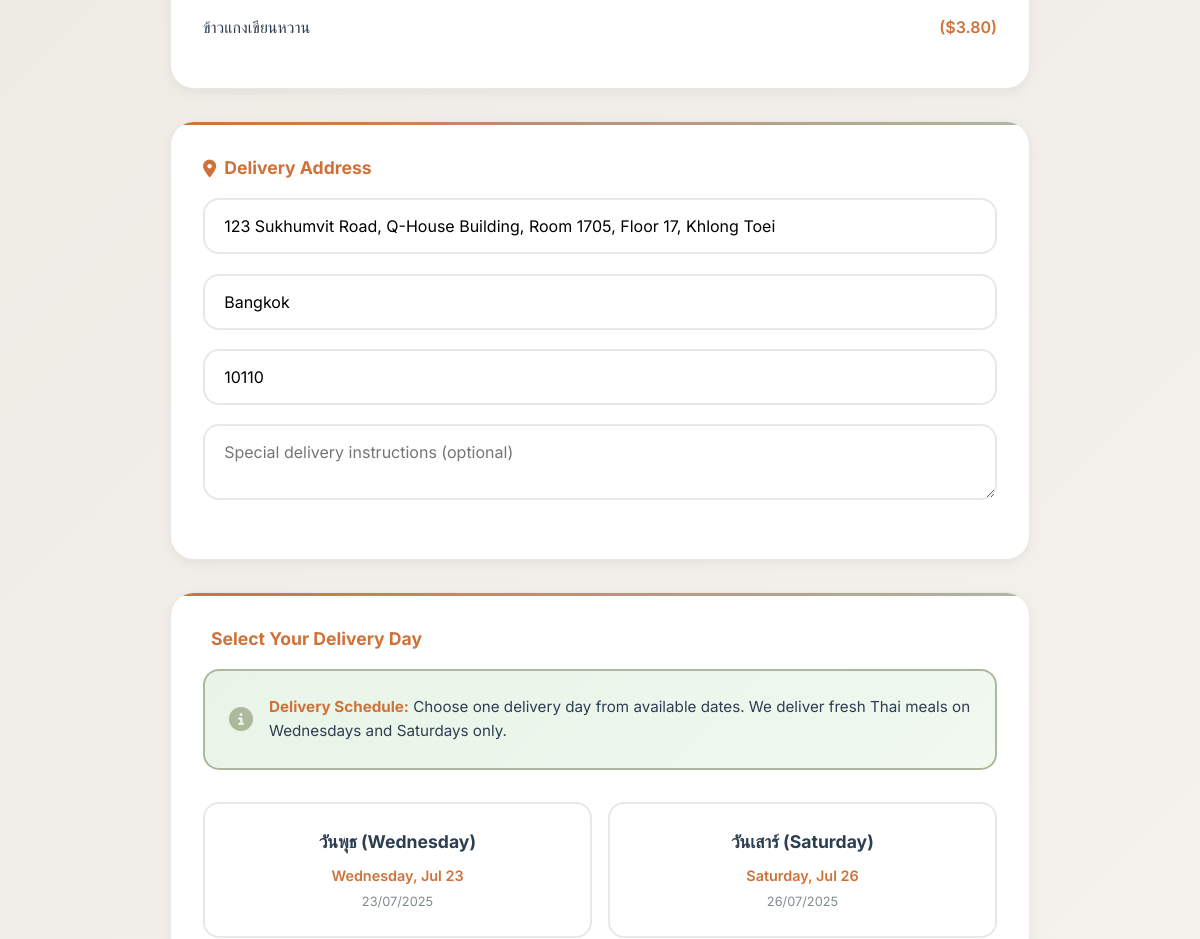
/KruaThai/checkout.php (signed in, middle part), run on an earlier commit of the app's database.
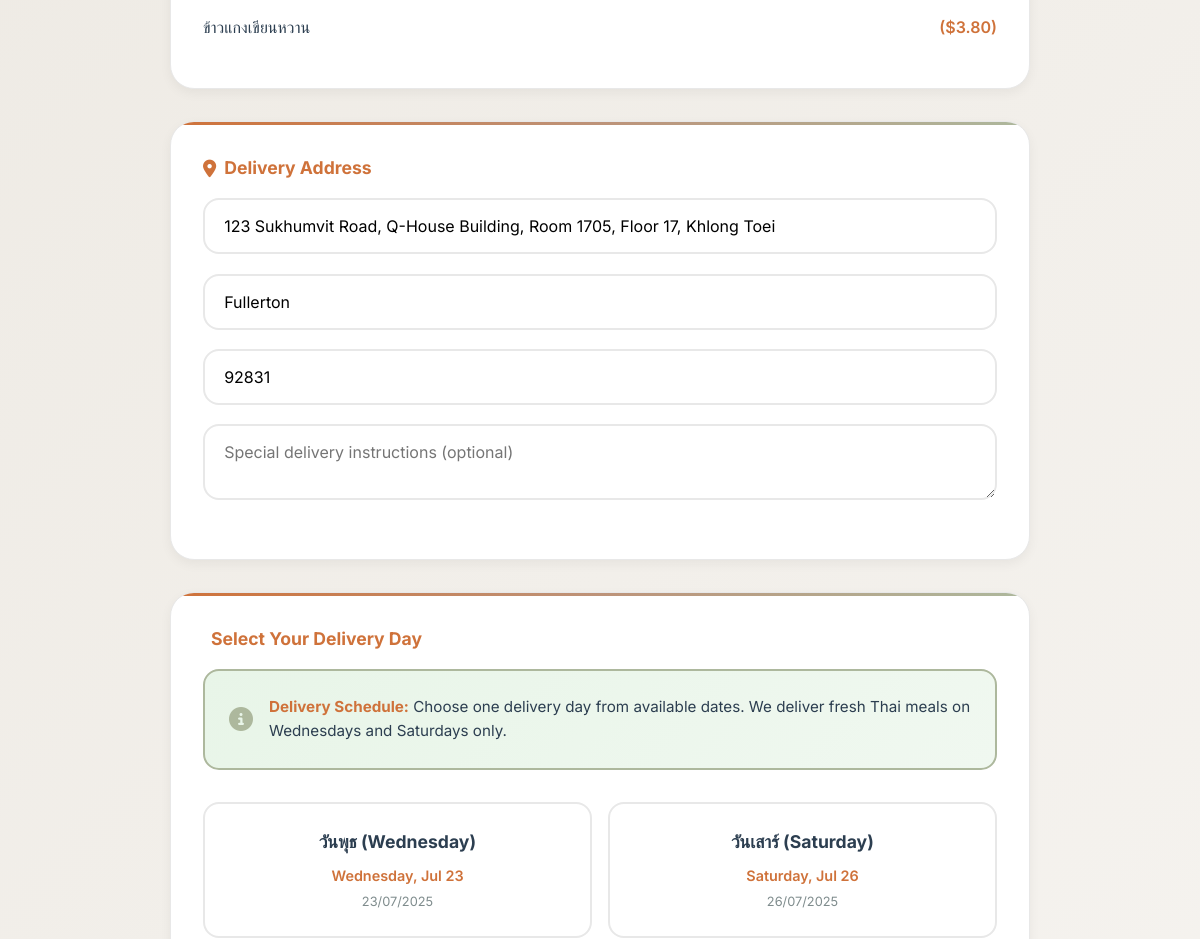
And on a later commit of the database.
### tables this page shows
CREATE TABLE `users` (
  `id` char(36) NOT NULL,
  `email` varchar(255) NOT NULL,
  `password_hash` varchar(255) NOT NULL,
  `first_name` varchar(100) NOT NULL,
  `last_name` varchar(100) NOT NULL,
  `phone` varchar(20) DEFAULT NULL,
  `date_of_birth` date DEFAULT NULL,
  `gender` enum('male','female','other') DEFAULT NULL,
  `role` enum('customer','admin','kitchen','rider','support') DEFAULT 'customer',
  `status` enum('active','inactive','suspended','pending_verification') DEFAULT 'pending_verification',
  `email_verified` tinyint(1) DEFAULT '0',
  `email_verification_token` varchar(100) DEFAULT NULL,
  `delivery_address` text,
  `address_line_2` varchar(255) DEFAULT NULL,
  `city` varchar(100) DEFAULT NULL,
  `state` varchar(100) DEFAULT NULL,
  `zip_code` varchar(10) DEFAULT NULL,
  `country` varchar(100) DEFAULT 'Thailand',
  `delivery_instructions` text,
  `dietary_preferences` longtext,
  `allergies` longtext,
  `spice_level` enum('mild','medium','hot','extra_hot') DEFAULT 'medium',
  `last_login` timestamp NULL DEFAULT NULL,
  `failed_login_attempts` int(11) DEFAULT '0',
  `locked_until` timestamp NULL DEFAULT NULL,
  `password_reset_token` varchar(100) DEFAULT NULL,
  `password_reset_expires` timestamp NULL DEFAULT NULL,
  `created_at` timestamp NOT NULL DEFAULT CURRENT_TIMESTAMP,
  `updated_at` timestamp NOT NULL DEFAULT CURRENT_TIMESTAMP ON UPDATE CURRENT_TIMESTAMP
);

### KruaThai/checkout.php (the view, shortened to what the changed rows need)
<?php
$user = null;
class DatabaseConnection {
    private static $connection = null;
    public static function getInstance() {
        if (self::$connection === null) {
            try {
                self::$connection = (new Database())->getConnection();
            } catch (Exception $e) {
                $configs = [
                    ["mysql:host=localhost;dbname=krua_thai;charset=utf8mb4", "root", "root"],
                    ["mysql:host=localhost:8889;dbname=krua_thai;charset=utf8mb4", "root", "root"]
                ];
                foreach ($configs as $config) {
                    try {
                        self::$connection = new PDO($config[0], $config[1], $config[2]);
                        self::$connection->setAttribute(PDO::ATTR_ERRMODE, PDO::ERRMODE_EXCEPTION);
                        break;
                    } catch (PDOException $e) {
                        continue;
                    }
                }
                if (self::$connection === null) {
                    throw new Exception("❌ Database connection failed: " . $e->getMessage());
                }
            }
        }
        return self::$connection;
    }
}
try {
    $db = DatabaseConnection::getInstance();
    $user_id = $_SESSION['user_id'];
    $stmt = $db->prepare("SELECT * FROM users WHERE id = ?");
    $stmt->execute([$user_id]);
    $user = $stmt->fetch(PDO::FETCH_ASSOC);
} catch (Exception $e) {
    die("❌ Application Error: " . $e->getMessage());
}
?>
<!DOCTYPE html>
<html lang="en">
<head>
    <link href="https://cdnjs.cloudflare.com/ajax/libs/font-awesome/6.4.0/css/all.min.css" rel="stylesheet">
</head>
<body>
    <div class="container">
        <form method="POST" action="" id="checkout-form">
            <div class="section">
                <div class="label"><i class="fas fa-map-marker-alt"></i> Delivery Address</div>
                <input type="text" class="address-input" name="delivery_address" required
                       value="<?php echo htmlspecialchars($user['delivery_address'] ?? ''); ?>" placeholder="Enter your address">
                <input type="text" class="address-input" name="city" required
                       value="<?php echo htmlspecialchars($user['city'] ?? ''); ?>" placeholder="City, State">
                <input type="text" class="address-input" name="zip_code" required maxlength="5" pattern="[0-9]{5}"
                       value="<?php echo htmlspecialchars($user['zip_code'] ?? ''); ?>" placeholder="ZIP Code">
                <textarea name="delivery_instructions" class="address-input" rows="2" placeholder="Special delivery instructions (optional)"><?php echo htmlspecialchars($user['delivery_instructions'] ?? ''); ?></textarea>
            </div>
        </form>
    </div>
</body>
</html>

What changed in the data, as far as the page shows it:
changed users "123 Sukhumvit Road, Q-House Building, Room 1705, Floor 17, Khlong Toei": city "Bangkok" → "Fullerton"; zip_code "10110" → "92831"
